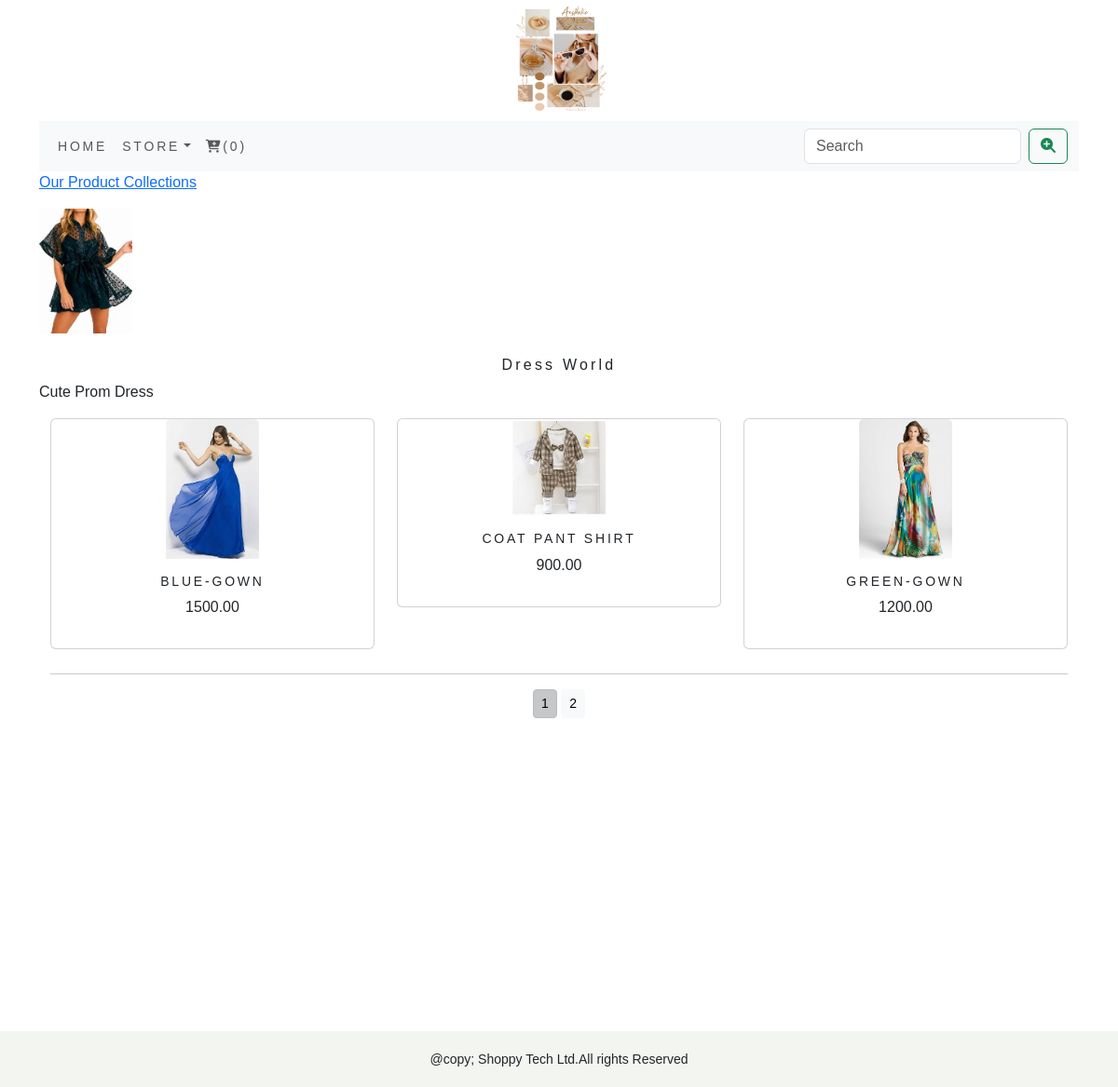
Page /shopapp/dress-world/ on the committed database.
### shopapp/models.py (models this page shows, shortened)
class Category(models.Model):
    name=models.CharField(max_length=250,unique=True)
    slug=models.SlugField(max_length=250,unique=True)
    description=models.TextField(blank=True)
    image=models.ImageField(upload_to='category',blank=True)
    class Meta:
        ordering=('name',)
        verbose_name='category'
        verbose_name_plural='categories'
    def get_url(self):
        return reverse('shopapp:products_by_category',args=[self.slug])

class Product(models.Model):
    name=models.CharField(max_length=250,unique=True)
    slug=models.SlugField(max_length=250,unique=True)
    description=models.TextField(blank=True)
    price=models.DecimalField(max_digits=10,decimal_places=2)
    category=models.ForeignKey(Category,on_delete=models.CASCADE)
    image=models.ImageField(upload_to='category',blank=True)
    stock=models.IntegerField()
    available=models.BooleanField(default=True)
    created=models.DateTimeField(auto_now_add=True)
    updated=models.DateTimeField(auto_now=True)
    def get_url(self):
        return reverse('shopapp:proCatdetail',args=[self.category.slug,self.slug])
    class Meta:
        ordering=('name',)
        verbose_name='product'
        verbose_name_plural='products'

### shopapp/views.py (the view)
# urls.py: path('',views.allProCat,name='allProCat'),
def allProCat(request,c_slug=None):
    c_page=None
    products_list=None
    if c_slug!=None:
        c_page=get_object_or_404(Category,slug=c_slug)
        products_list=Product.objects.all().filter(category=c_page,available=True)
    else:
        products_list=Product.objects.all().filter(available=True)
    paginator=Paginator(products_list,3)
    try:
            page=int(request.GET.get('page','1'))
    except:
        page=1
    try:
        products=paginator.page(page)
    except (EmptyPage,InvalidPage):
        products=paginator.page(paginator.num_pages)
    return render(request,"category.html",{'category':c_page,'products': products})

### cart/context_processors.py (called while the page is built)
def counter(request):
    item_count=0
    if 'admin' in request.path:
        return {}
    else:
        try:
            cart=Cart.objects.filter(cart_id=_cart_id(request))
            cart_item=CartItem.objects.all().filter(cart=cart[:1])
            for cart_item in cart_item:
                item_count += cart_item.quantity
        except Cart.DoesNotExist:
            item_count =0
    return dict(item_count=item_count)

### cart/views.py (called while the page is built)
def _cart_id(request):
    cart=request.session.session_key
    if not cart:
        cart=request.session.create()
    return cart

### shopapp/context_processors.py (called while the page is built)
def menu_links(request):
    links=Category.objects.all()
    return dict(links=links)

### templates/category.html (shortened to what this page needs)
{% extends 'base.html' %}
{% load static %}
{% block content %}
{% if category %}
    <div>
        <div class="row my_row_class>">
            <div class="mx-auto">
            <p><a href="{% url 'shopapp:allProCat' %}">Our Product Collections</a></p>
        </div>
            </div>
    </div>
    {% endif %}
<div class="mx_auto">
    {% if category %}
        <img class="my_image" src="{{category.image.url}}" alt="{{category.name}}">
</div>
    <br>
<div>
        <h1 class="text-center my_title">{{category.name}}</h1>
        <p class="text-justify">{{category.description}}</p>
</div>
    {% endif %}
<div class="container">
    <div class="row mx_auto">
        {% for product in products.object_list %}
        <div class="my_bottom_margin col-9 col-sm-12 col-md-4 col-lg-4">
            <div class="card text-center" style="min-width:18rem;">
                 <a href="{{product.get_url}}"><img class="card-img-top my_image" src="{{product.image.url}}" alt="{{product.name}}"></a>
           <div class="card-body">
               <h4>{{product.name}}</h4>
               <p>{{product.price}}</p>
           </div>
            </div>
        </div>
        {% endfor %}
    </div>
    <div class="mx-auto">
        {% if products.paginator.num_pages > 1 %}
        <hr>
        <div class="text-center">
            {% for pg in products.paginator.page_range %}
            <a href="?page={{pg}}" class="btn btn-light btn-sm  {% if products.number == pg %} active {% endif %}">{{pg}}</a>
{% endfor %}
        </div>
        {% endif %}
    </div>
    <br>
</div>
{% endblock %}

### templates/base.html (shortened to what this page needs)
{% load static %}
<!DOCTYPE html>
<html lang="en">
<head>
    <link href="https://cdn.jsdelivr.net/npm/bootstrap@5.3.1/dist/css/bootstrap.min.css" rel="stylesheet">
    <link rel="stylesheet" href="{% static 'css/custom.css' %}">
</head>
<body>
<div class="container">
{% include 'header.html' %}
{% include 'nav.html' %}
{% block content %}
{% endblock %}
    </div>
{% include 'footer.html' %}
</body>
</html>

### templates/header.html
{% load static %}
<header>
    <center>
        <a href="{%url 'shopapp:allProCat' %}"> </a><img src="{% static 'img/logo.png' %}" alt="logimage" width="130px;" height="130px;">
    </center>
</header>

### templates/nav.html (shortened to what this page needs)
<nav class="navbar navbar-expand-lg navbar-light bg-light">
<div class="container-fluid">
    <div class="collapse navbar-collapse" id="navbarSupportedContent">
      <ul class="navbar-nav me-auto mb-2 mb-lg-0">
        <li class="nav-item">
            <a class="nav-link" href="{% url 'shopapp:allProCat' %}">Home</a>
        </li>
        <li class="nav-item dropdown {% if 'shopapp' in request.path %} active {% endif %}" >
            <a class="nav-link dropdown-toggle" href="#" id="navbarDropdown" role="button" data-bs-toggle="dropdown" aria-expanded="false">
            Store</a>
        </li>
        <li class="nav-item">
            <a class="nav-link" href="{% url 'cart:cart_detail' %}"><i class="fa-solid fa-cart-plus"></i>({{item_count}})</a></li>
      </ul>
      <form class="d-flex" action="{% url 'search_app:SearchResult' %}" method="get">
        <input class="form-control me-2" type="search" placeholder="Search" name="q" aria-label="Search">
        <button class="btn btn-outline-success" type="submit"><i class="fa-solid fa-magnifying-glass-plus"></i></button>
      </form>
      </div>
  </div>
</nav>

### templates/footer.html
<br><br><br><br><br><br><br><br><br><br><br><br><br><div class="footer navbar-fixed-bottom my_footer">
    <p class="text-center">@copy; Shoppy Tech Ltd.All rights Reserved </p>
</div>

### static/css/custom.css (style rules this page uses)
body { font-family: 'Montserrat', sans-serif; }
.nav-item { letter-spacing : .2em; font-size : 14px; text-transform : uppercase; }
.my_footer { background-color: #f3f5f1; height: 60px; }
.my_footer p { padding-top: 20px; font-size: 14px; }
.my_image { width:100px; height:auto; }
.my_title { font-size:16px; text_transform:uppercase; letter-spacing:.2em; }
.my_bottom_margin { margin-bottom : 10px; }
.card-body h4 { font-size:14px; text-transform:uppercase; letter-spacing:.2em; }

### rows in the picture
Category: image (picture), name "Dress World", description "Cute Prom Dress"
Product: image (picture), name "BLUE-GOWN", price "1500.00"
Product: image (picture), name "COAT PANT SHIRT", price "900.00"
Product: image (picture), name "GREEN-GOWN", price "1200.00"

### other values in the picture
{{ item_count }} "0"
{{ pg }} "1" "2"
